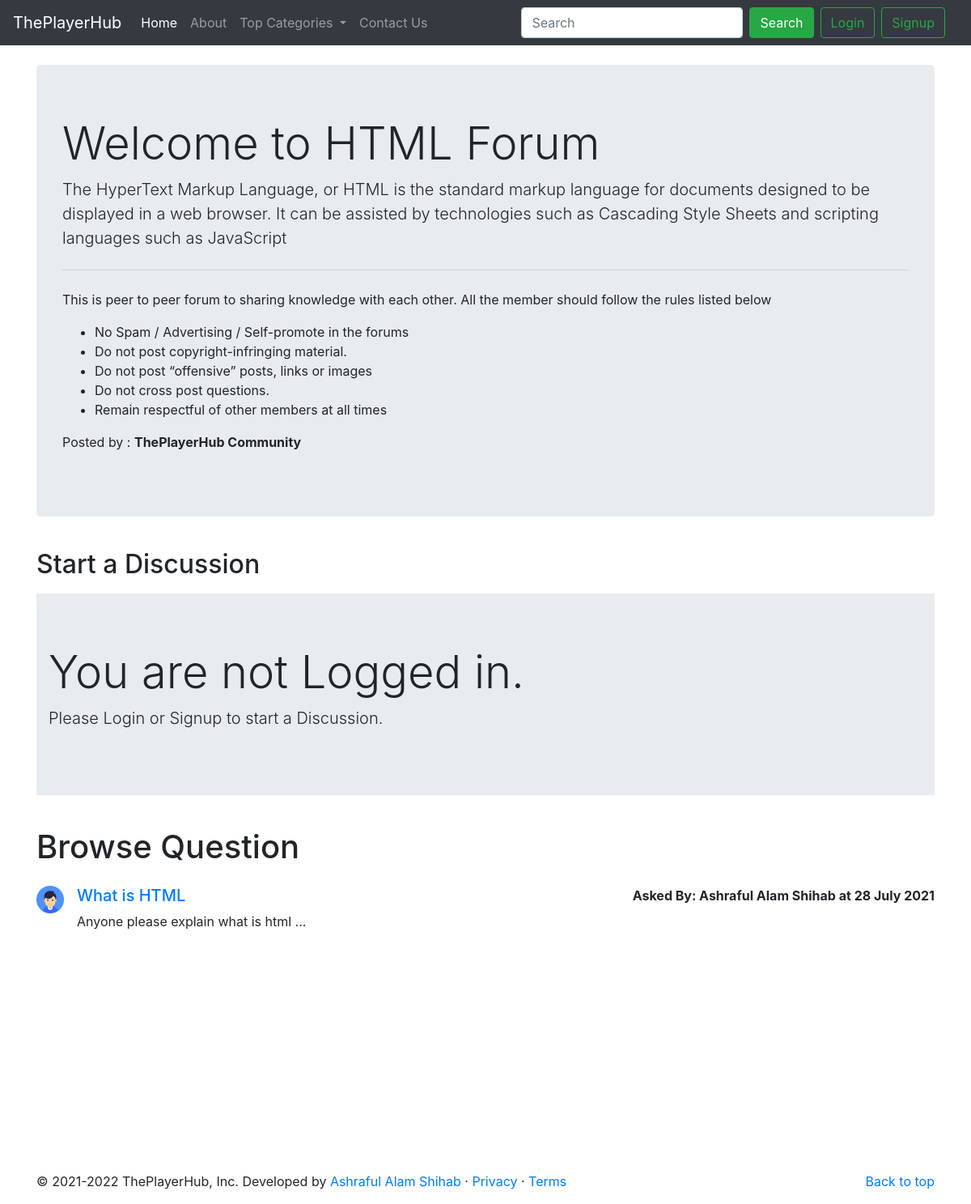
The app's page /theradsList.php?catid=101 with its own data.
### tables this page shows
CREATE TABLE `categories` (
  `category_id` int(255) NOT NULL,
  `category_name` varchar(255) NOT NULL,
  `category_desc` varchar(255) NOT NULL,
  `time_stamp` datetime NOT NULL DEFAULT current_timestamp()
);

CREATE TABLE `therads` (
  `therad_id` int(255) NOT NULL,
  `therad_title` varchar(255) NOT NULL,
  `therad_desc` text NOT NULL,
  `therad_cate_id` int(255) DEFAULT NULL,
  `therad_user_id` int(255) NOT NULL,
  `timestamp` datetime NOT NULL DEFAULT current_timestamp()
);

CREATE TABLE `users` (
  `user_id` int(255) NOT NULL,
  `user_name` varchar(45) NOT NULL,
  `user_email` varchar(45) NOT NULL,
  `contact` varchar(29) NOT NULL,
  `password` varchar(255) NOT NULL,
  `token` varchar(255) NOT NULL,
  `acc_status` varchar(255) NOT NULL,
  `time` datetime NOT NULL DEFAULT current_timestamp()
);

### theradsList.php (the view, shortened to what this page needs)
<!doctype html>
<html lang="en">
<head>
    <link rel="stylesheet" href="https://cdn.jsdelivr.net/npm/bootstrap@4.5.3/dist/css/bootstrap.min.css"
>
</head>
<body>
    <?php include 'partials/_dbconnect.php' ?>
    <?php include 'partials/header.php' ?>
    <?php
    $id = $_GET['catid'];
    $sql = "SELECT * FROM `categories` WHERE category_id=$id";
    $result = mysqli_query($conn, $sql);
    while ($row = mysqli_fetch_assoc($result)) {
        $cate_name = $row['category_name'];
        $cate_desc = $row['category_desc'];
    }
    ?>
    <div class="container my-4">
        <div class="jumbotron">
            <h1 class="display-4">Welcome to <?php echo $cate_name; ?> Forum</h1>
            <p class="lead"><?php echo $cate_desc; ?></p>
            <hr class="my-4">
            <p>This is peer to peer forum to sharing knowledge with each other. All the member should follow the rules
                listed below</p>
            <ul>
                <li>No Spam / Advertising / Self-promote in the forums</li>
                <li>Do not post copyright-infringing material.</li>
                <li>Do not post “offensive” posts, links or images</li>
                <li>Do not cross post questions.</li>
                <li>Remain respectful of other members at all times</li>
            </ul>
            <p>Posted by : <b>ThePlayerHub Community</b></p>
        </div>
    </div>
    <?php
   if(isset($_SESSION['loggedin']) && $_SESSION['loggedin'] == true){
    echo'<div class="container">
    <h1 class="py-2">Ask your Question here</h1>
        <p>
            <button class="btn btn-info" type="button" data-toggle="collapse" data-target="#collapseExample"
                aria-expanded="false" aria-controls="collapseExample">
                Click Me!
            </button>
        </p>
        <div class="collapse" id="collapseExample">
            <div class="card card-body">
                <form action=" '. $_SERVER["REQUEST_URI"] .'" method="post">
                    <div class="form-group">
                        <label for="exampleInputEmail1"><strong>Title</strong></label>
                        <input type="text" class="form-control" id="title" name="title" aria-describedby="emailHelp" required>
                        <small id="emailHelp" class="form-text text-muted">Keep your title as crisp as possible.</small>
                    </div>
                    <div class="form-group">
                        <label for="exampleFormControlTextarea1"><strong>Description</strong></label>
                        <textarea class="form-control" id="desc" name="desc" rows="3" required></textarea>
                        <input type="hidden" name="user_id" value="'.$_SESSION["user_id"].'">
                    </div>
                    <button type="submit" class="btn btn-success">Submit</button>
                </form>
            </div>
        </div>
    </div>';
  }else{
    echo'
    <div class="container">
    <h2 class="py-2">Start a Discussion</h2>
    <div class="jumbotron jumbotron-fluid">
        <div class="container">
            <h1 class="display-4">You are not Logged in.</h1>
            <p class="lead"> Please Login or Signup to start a Discussion.</p>
        </div>
        </div>
    </div>
    ';
  }
    ?>
    <div class="container" id="question-container">
        <h1 class="py-2">Browse Question</h1>
        <?php
        $id = $_GET['catid'];
        $sql = "SELECT * FROM `therads` WHERE therad_cate_id=$id";
        $result = mysqli_query($conn, $sql);
        while ($row = mysqli_fetch_assoc($result)) {
            $theard_id = $row['therad_id'];
            $theard_user_id = $row['therad_user_id'];
            $ttile = $row['therad_title'];
            $desc = $row['therad_desc'];
            $post_time = $row['timestamp'];
            $stTime = strtotime($post_time);
            $sqlForUser = "SELECT user_name FROM `users` WHERE user_id='$theard_user_id'";
            $getResult = mysqli_query($conn, $sqlForUser);
            $row2 = mysqli_fetch_assoc($getResult);
            echo '<div class="media my-3">
            <img src="img/user.png" class="mr-3" width="34px" alt="...">
            <div class="media-body">
                <h5 class="mt-0"><a href="therads.php?theradid='.$theard_id.'">'.$ttile.'</a></h5>
                '.substr($desc, 0, 40) .'...
            </div><p class="font-weight-bold my-0">Asked By: '. $row2['user_name'].' at '.date('j F Y', $stTime).'</p>
        </div>';
    }
    ?>
    </div>
    <?php include 'partials/footer.php' ?>
</body>
</html>

### theradsList.php (style rules this page uses)
#question-container { min-height: 433px; }

### records on screen
categories: category_name "HTML", category_desc "The HyperText Markup Language, or HTML is the standard markup language for documents designed to be displayed in a web browser. It can be assisted by technologies such as Cascading Style Sheets and scripting languages such as JavaScript"
therads: therad_title "What is HTML", therad_desc "Anyone please explain what is html", users.user_name "Ashraful Alam Shihab", timestamp "28 July 2021"
